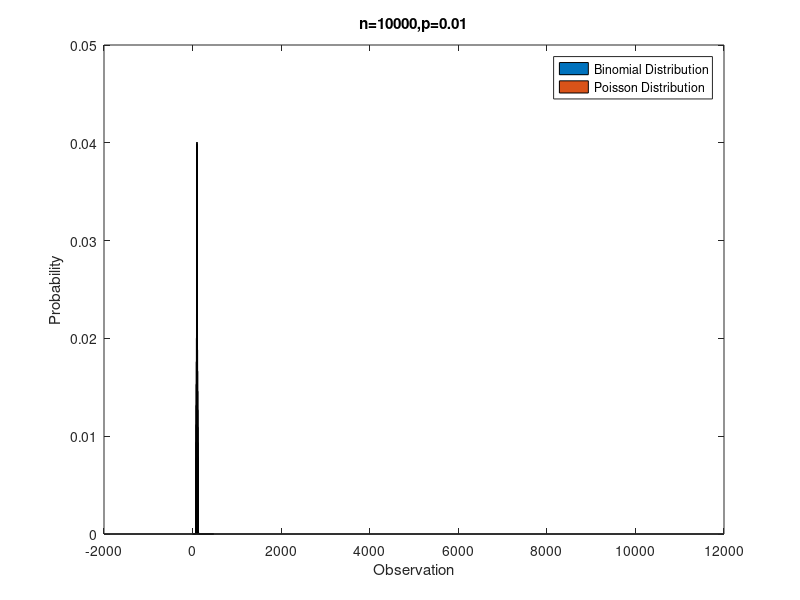
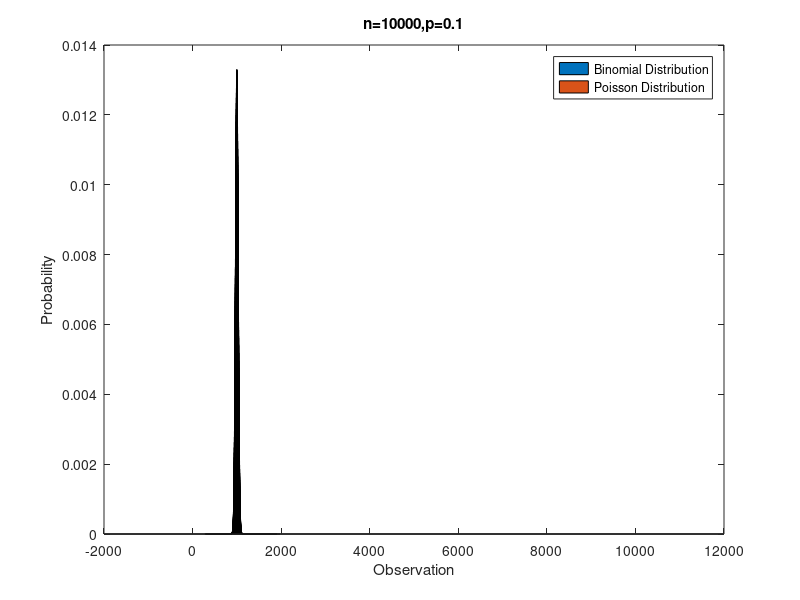
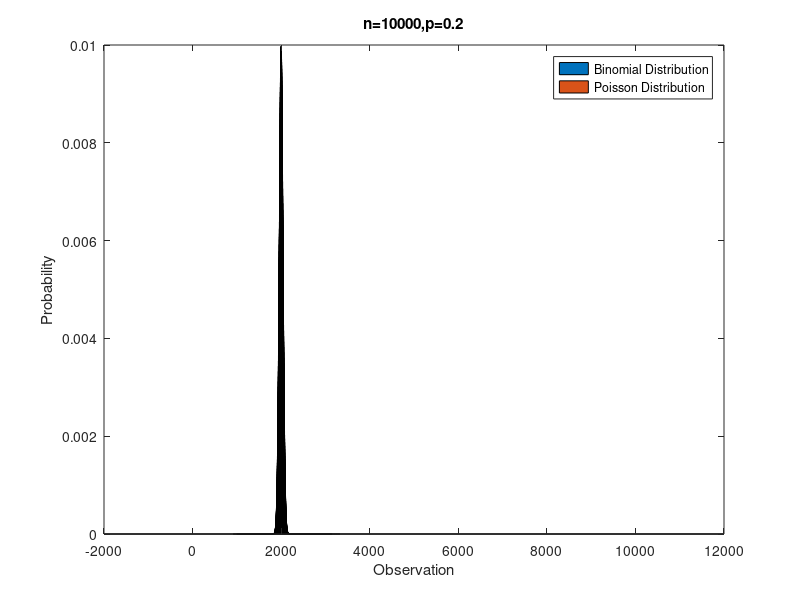
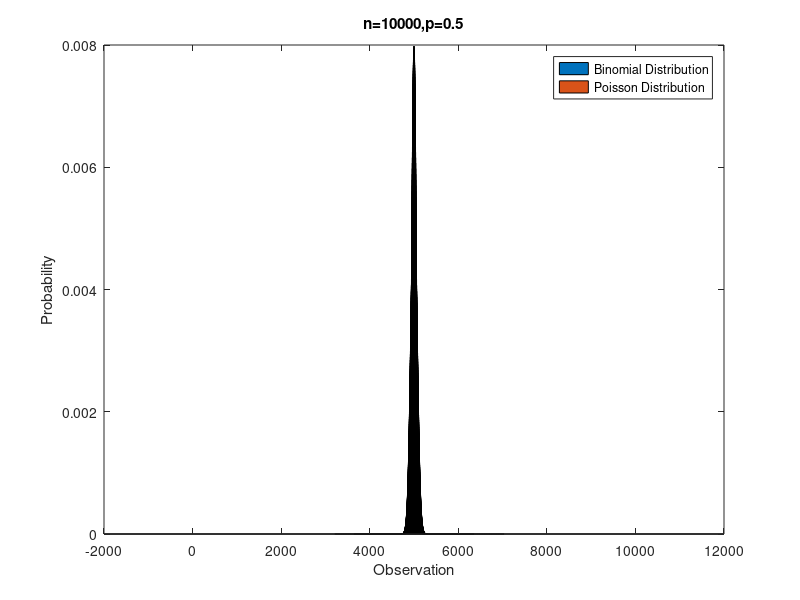

Recreate these plots in MATLAB, in order.
n=10000;
p1=0.01;
p2=0.1;
p3=0.2;
p4=0.5;
x=0:n;

mu1=n*p1;
a=binopdf(x,n,p1);
b=poisspdf(x,mu1);
figure
bar(x,a)
hold on
bar(x,b)
hold off
xlabel('Observation')
ylabel('Probability')
title('n=10000,p=0.01')
legend('Binomial Distribution','Poisson Distribution','location','northeast')

mu2=n*p2;
c=binopdf(x,n,p2);
d=poisspdf(x,mu2);
figure
bar(x,c)
hold on
bar(x,d)
hold off
xlabel('Observation')
ylabel('Probability')
title('n=10000,p=0.1')
legend('Binomial Distribution','Poisson Distribution','location','northeast')


mu3=n*p3;
e=binopdf(x,n,p3);
f=poisspdf(x,mu3);
figure
bar(x,e)
hold on
bar(x,f)
hold off
xlabel('Observation')
ylabel('Probability')
title('n=10000,p=0.2')
legend('Binomial Distribution','Poisson Distribution','location','northeast')


mu4=n*p4;
g=binopdf(x,n,p4);
h=poisspdf(x,mu4);
figure
bar(x,g)
hold on
bar(x,h)
hold off
xlabel('Observation')
ylabel('Probability')
title('n=10000,p=0.5')
legend('Binomial Distribution','Poisson Distribution','location','northeast')

